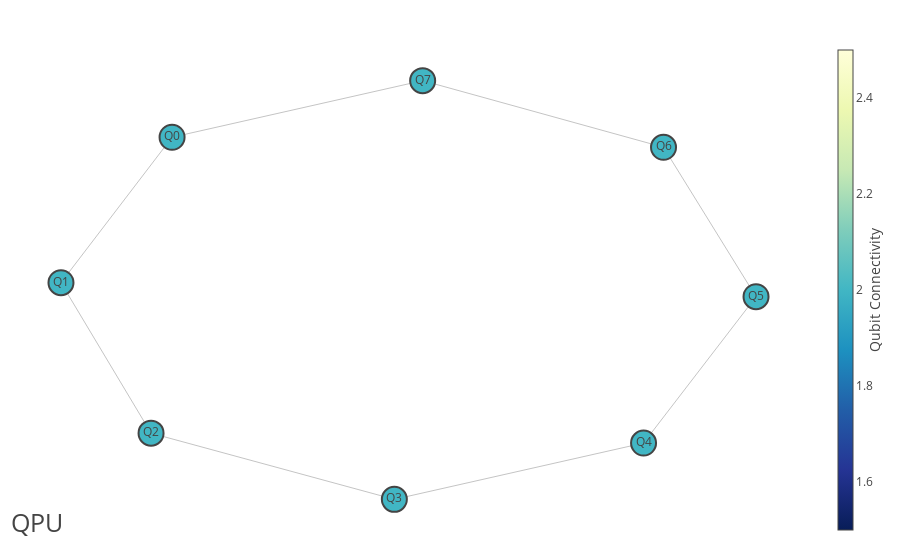

This figure's notebook cell:
### Code cell
import qcal.settings as settings

logger = logging.getLogger(__name__)

basedir = '/home/jpmarceaux/experiment/'
settings.Settings.config_path = basedir + 'config/'
settings.Settings.data_path = basedir + 'data/'
settings.Settings.save_data = True

#cfg = qc.Config()
akel_config = qc.Config(basedir + 'config/configs/X6Y3/config.yaml')
classifier = load_from_pickle(basedir + 'config/configs/X6Y3/ClassificationManager.pkl')
# cfg = qc.Config(basedir + 'config/Campbell06/X6Y3/config_abhi.yaml')
akel_config.draw_qpu()

### Figure 1 — Plotly figure (JSON) as saved in the notebook; plotly's stock layout.template omitted (floating-point values rounded to 4 significant figures)
{"data": [{"hoverinfo": "none", "line": {"color": "#888", "width": 0.5}, "mode": "lines", "type": "scatter", "x": [-0.677, -0.9958, null, -0.677, 0.04197, null, -0.9958, -0.7374, null, -0.7374, -0.03924, null, -0.03924, 0.6758, null, 0.6758, 0.9985, null, 0.9985, 0.7331, null, 0.7331, 0.04197, null], "y": [0.7296, 0.03504, null, 0.7296, 1, null, 0.03504, -0.6837, null, -0.6837, -0.9998, null, -0.9998, -0.7308, null, -0.7308, -0.03198, null, -0.03198, 0.6817, null, 0.6817, 1, null]}, {"hoverinfo": "text", "marker": {"color": [2, 2, 2, 2, 2, 2, 2, 2], "colorbar": {"thickness": 15, "title": {"side": "right", "text": "Qubit Connectivity"}, "xanchor": "left"}, "colorscale": [[0, "rgb(255,255,217)"], [0.125, "rgb(237,248,177)"], [0.25, "rgb(199,233,180)"], [0.375, "rgb(127,205,187)"], [0.5, "rgb(65,182,196)"], [0.625, "rgb(29,145,192)"], [0.75, "rgb(34,94,168)"], [0.875, "rgb(37,52,148)"], [1, "rgb(8,29,88)"]], "line": {"width": 2}, "reversescale": true, "showscale": true, "size": 25}, "mode": "markers", "text": ["GE:<br>  Freq: 5469692837.04333<br>  T1: 0.0001<br>  T2*: 2.6e-05<br>  T2e: 0.00012<br>EF:<br>  Freq: 5209527432.40548<br>  T1: 3.3e-05<br>  T2*: 2e-05<br>  T2e: None<br>Connectivity: 2", "GE:<br>  Freq: 5342762343.03424<br>  T1: 9.2e-05<br>  T2*: 9.1e-05<br>  T2e: 0.00011<br>EF:<br>  Freq: 5081946523.00038<br>  T1: 7.5e-05<br>  T2*: 4e-05<br>  T2e: None<br>Connectivity: 2", "GE:<br>  Freq: 5197320742.99105<br>  T1: 5.1e-05<br>  T2*: 5.8e-05<br>  T2e: 0.00016<br>EF:<br>  Freq: 4934655846.77336<br>  T1: 4.2e-05<br>  T2*: 3e-06<br>  T2e: None<br>Connectivity: 2", "GE:<br>  Freq: 5253050999.75467<br>  T1: 8.1e-05<br>  T2*: 9.6e-05<br>  T2e: 0.00012<br>EF:<br>  Freq: 4984121103.43778<br>  T1: 3.5e-05<br>  T2*: 5e-05<br>  T2e: None<br>Connectivity: 2", "GE:<br>  Freq: 5452756891.31679<br>  T1: 9.1e-05<br>  T2*: 4.4e-05<br>  T2e: 0.00016<br>EF:<br>  Freq: 5193509560.26846<br>  T1: 6.8e-05<br>  T2*: 5e-06<br>  T2e: None<br>Connectivity: 2", "GE:<br>  Freq: 5575357055.67948<br>  T1: 7.38e-05<br>  T2*: 0.00011<br>  T2e: 0.0001<br>EF:<br>  Freq: 5317728990.01996<br>  T1: 4.32e-05<br>  T2*: 5e-06<br>  T2e: None<br>Connectivity: 2", "GE:<br>  Freq: 5873675134.62523<br>  T1: 5e-05<br>  T2*: 3e-05<br>  T2e: 9.8e-05<br>EF:<br>  Freq: 5621874136.85352<br>  T1: 2.61e-05<br>  T2*: 9.4e-06<br>  T2e: None<br>Connectivity: 2", "GE:<br>  Freq: 5376540318.98483<br>  T1: 2.54e-05<br>  T2*: 3.5e-05<br>  T2e: 4.4e-05<br>EF:<br>  Freq: 5114430928.12754<br>  T1: 1.4e-05<br>  T2*: 4.3e-06<br>  T2e: None<br>Connectivity: 2"], "type": "scatter", "x": [-0.677, -0.9958, -0.7374, -0.03924, 0.6758, 0.9985, 0.7331, 0.04197], "y": [0.7296, 0.03504, -0.6837, -0.9998, -0.7308, -0.03198, 0.6817, 1]}, {"hoverinfo": "text", "marker": {"color": "#5D69B1", "size": 0.01}, "mode": "text", "text": ["Q0", "Q1", "Q2", "Q3", "Q4", "Q5", "Q6", "Q7"], "type": "scatter", "x": [-0.677, -0.9958, -0.7374, -0.03924, 0.6758, 0.9985, 0.7331, 0.04197], "y": [0.7296, 0.03504, -0.6837, -0.9998, -0.7308, -0.03198, 0.6817, 1]}, {"hoverinfo": "text", "marker": {"opacity": 0}, "mode": "markers", "text": ["CZ:<br>  Freq: 5370000000.0<br>", "CZ:<br>  Freq: 5144000000.0<br>", "CZ:<br>  Freq: 5132500000.0<br>", "CZ:<br>  Freq: 5287000000.0<br>", "CZ:<br>  Freq: 5410000000.0<br>", "CZ:<br>  Freq: 5533000000.0<br>", "CZ:<br>  Freq: 5485000000.0<br>", "CZ:<br>  Freq: 5422500000.0<br>"], "type": "scatter", "x": [-0.8364, -0.3175, -0.8666, -0.3883, 0.3183, 0.8372, 0.8658, 0.3875], "y": [0.3823, 0.8648, -0.3243, -0.8417, -0.8653, -0.3814, 0.3248, 0.8408]}], "layout": {"annotations": [{"font": {"size": 25}, "showarrow": false, "text": "QPU", "x": 0.005, "xref": "paper", "y": -0.002, "yref": "paper"}], "hovermode": "closest", "margin": {"b": 20, "l": 5, "r": 5, "t": 40}, "showlegend": false, "title": {"font": {"size": 16}}, "xaxis": {"showgrid": false, "showticklabels": false, "zeroline": false}, "yaxis": {"showgrid": false, "showticklabels": false, "zeroline": false}}}
